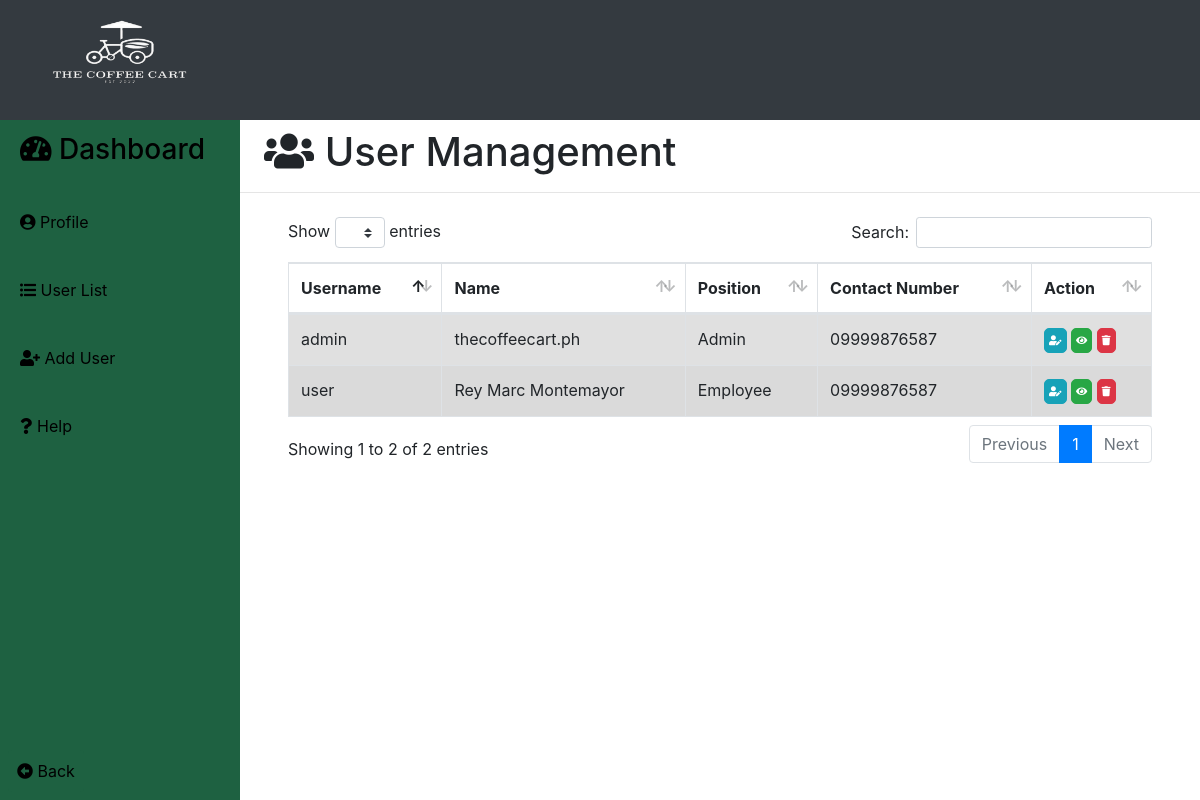
Screenshot of /user/user.php (signed in) with the database file from the repository.
### tables this page shows
CREATE TABLE `users` (
  `id` int(11) NOT NULL AUTO_INCREMENT,
  `username` varchar(30) NOT NULL,
  `firstname` varchar(30) NOT NULL,
  `lastname` varchar(30) NOT NULL,
  `position` varchar(20) NOT NULL,
  `contact_number` varchar(30) NOT NULL,
  `image` varchar(30) NOT NULL,
  `password` varchar(60) NOT NULL,
  UNIQUE KEY `user_id` (`id`),
  UNIQUE KEY `username` (`username`)
);

### user/user.php (the view, shortened to what this page needs)
<?php
	include('../user/add.php');
	$sql = "SELECT * FROM users ORDER BY firstname ASC ";
	$result	= mysqli_query($db, $sql);
?>
<!DOCTYPE html>
<html>
<head>
	<?php include('../templates/head1.php');?>
</head>
<body>
	<div class="contain h-100">
		<div>
			<h1 class="ml-4 pt-2"><i class="fas fa-users"></i> User Management</h1>
			<hr>
			<div class="table-responsive mt-4 pl-5 pr-5">
			<table class="table table-striped table-bordered" id="user_table" style="margin-top: -22px;">
				<thead>
					<tr>
						<th scope="col" class="column-text">Username</th>
						<th scope="col" class="column-text">Name</th>
						<th scope="col" class="column-text">Position</th>
						<th scope="col" class="column-text">Contact Number</th>
						<th scope="col" class="column-text">Action</th>
					</tr>
				</thead>
				<tbody class="table-hover">
					<?php
						while($row = mysqli_fetch_array($result)){
				  	?>
					<tr class="table-active">
						<td><?php echo $row['username'];?></td>
						<td><?php echo $row['firstname'];echo '&nbsp';echo $row['lastname'];?></td>
						<td><?php echo $row['position'];?></td>
						<td><?php echo $row['contact_number'];?></td>
						<td>
							<a name="edit" title="Edit" style='font-size:10px; border-radius:5px;padding:4px;' href="update_user.php?id=<?php echo $row['id'];?>" class="btn btn-info"><i class="fas fa-user-edit"></i></a>
							<button type="button" name="view" style='font-size:10px; border-radius:5px;padding:4px;' id="<?php echo $row['id'];?>" class="btn btn-success btn-xs view_data"><i class="fas fa-eye"></i></button>
							<button type="button" name="delete" title="Delete" style='font-size:10px; border-radius:5px;padding:4px;' data-id="<?php echo $row['id'];?>" class="delete btn btn-danger" data-toggle="#deleteModal" title="Delete"><i class="fas fa-trash"></i></button>
						</td>
					</tr>
					<?php } ?>
				</tbody>
			</table>
			</div>
		</div>
	</div>
</body>
</html>

### rows the page displays
users: username "user", firstname "Rey Marc", lastname "Montemayor", position "Employee", contact_number "09999876587"
users: username "admin", firstname "thecoffeecart.ph", position "Admin", contact_number "09999876587"
